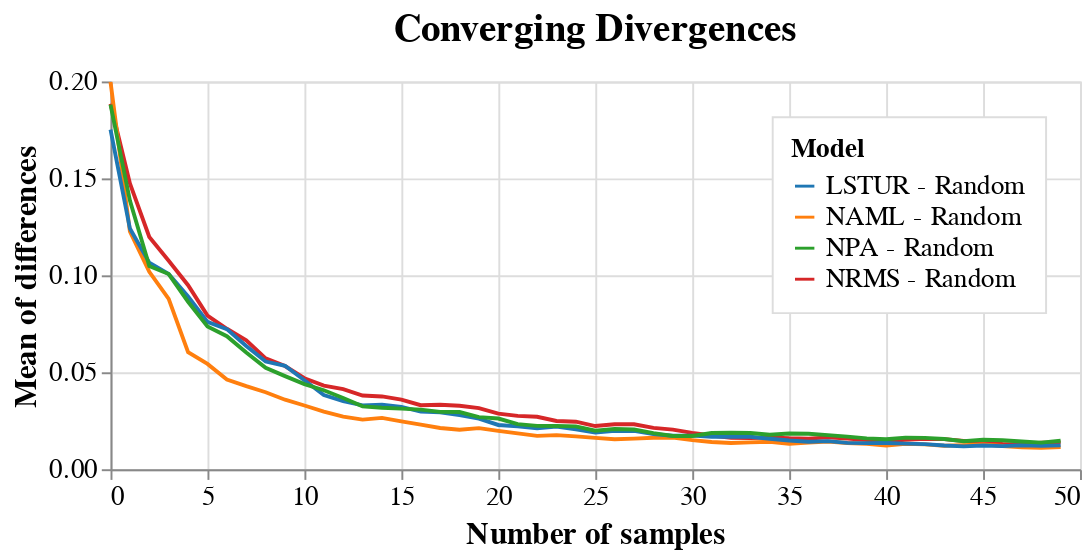

The notebook cell saved with this chart:
### Code cell
# This code plots the difference between the mean of the metric of interest and the mean of the random metric for each method as the number of samples increases.

metric_to_plot = 'alternative_voices'

x = np.arange(1, 51)
y1 = [] 
y2 = []
y3 = []
y4 = []
y_5 = []
for seed in range(100):

    y1_seed = []
    y2_seed = []
    y3_seed = []
    y4_seed = []
    y5_seed = []

    start = np.random.randint(0, 1000)

    for n in x:

        end = start + n
        y1_seed.append(np.mean(results[metric_to_plot]['random'][start:end]))
        y2_seed.append(np.mean(results[metric_to_plot]['nrms'][start:end]))
        y3_seed.append(np.mean(results[metric_to_plot]['naml'][start:end]))
        y4_seed.append(np.mean(results[metric_to_plot]['lstur'][start:end]))
        y5_seed.append(np.mean(results[metric_to_plot]['npa'][start:end]))
        
    y1.append(y1_seed)
    y2.append(y2_seed)
    y3.append(y3_seed)
    y4.append(y4_seed)
    y_5.append(y5_seed)

y1 = np.array(y1)
y2 = np.array(y2)
y3 = np.array(y3)
y4 = np.array(y4)
y5 = np.array(y_5)

y_diff_1 = abs(y2 - y1)
y_diff_2 = abs(y3 - y1)
y_diff_3 = abs(y4 - y1)
y_diff_4 = abs(y5 - y1)

plot_1 = np.mean(y_diff_1, axis=0)
plot_2 = np.mean(y_diff_2, axis=0)
plot_3 = np.mean(y_diff_3, axis=0)
plot_4 = np.mean(y_diff_4, axis=0)

# Assuming plot_1 to plot_4 are numpy arrays of the same length
x_values = np.arange(len(plot_1))

# Create individual DataFrames for each plot
df1 = pd.DataFrame({'x': x_values, 'mean': plot_1, 'metric': 'NRMS - Random'})
df2 = pd.DataFrame({'x': x_values, 'mean': plot_2, 'metric': 'NAML - Random'})
df3 = pd.DataFrame({'x': x_values, 'mean': plot_3, 'metric': 'LSTUR - Random'})
df4 = pd.DataFrame({'x': x_values, 'mean': plot_4, 'metric': 'NPA - Random'})

# Combine all DataFrames into one
df = pd.concat([df1, df2, df3, df4], ignore_index=True)

# Create the plot
base = alt.Chart(df).mark_line().encode(
    x=alt.X('x', title='Number of samples', axis=alt.Axis(labelFontSize=14, titleFontSize=16)),
    y=alt.Y('mean', title='Mean of differences', axis=alt.Axis(labelFontSize=14, titleFontSize=16)),
    color=alt.Color('metric:N', scale=alt.Scale(scheme='category10'), legend=alt.Legend(
            title='Model',
            orient='top-right',
            fillColor='white',
            labelFontSize=14,
            titleFontSize=14,
            strokeColor='light-grey',
            padding=10,
        )),
).properties(
    width=500,
    height=200,
    title=alt.TitleParams(
        text='Converging Divergences',
        fontSize=20,
        fontWeight='bold',
        anchor='middle',
        offset=10
    )
)

# Display the plot
base

### Figure 1 — Vega-Lite specification as saved in the notebook (floating-point values rounded to 4 significant figures; data arrays with more than 128 entries replaced by an {"elided": "..."} marker saying what was removed)
{"config": {"view": {"continuousWidth": 300, "continuousHeight": 300}}, "data": {"name": "data-326b20b3479c0e95dc17e08184ce4604"}, "mark": {"type": "line"}, "encoding": {"color": {"field": "metric", "legend": {"fillColor": "white", "labelFontSize": 14, "orient": "top-right", "padding": 10, "strokeColor": "light-grey", "title": "Model", "titleFontSize": 14}, "scale": {"scheme": "category10"}, "type": "nominal"}, "x": {"axis": {"labelFontSize": 14, "titleFontSize": 16}, "field": "x", "title": "Number of samples", "type": "quantitative"}, "y": {"axis": {"labelFontSize": 14, "titleFontSize": 16}, "field": "mean", "title": "Mean of differences", "type": "quantitative"}}, "height": 200, "title": {"text": "Converging Divergences", "anchor": "middle", "fontSize": 20, "fontWeight": "bold", "offset": 10}, "width": 500, "$schema": "https://vega.github.io/schema/vega-lite/v5.17.0.json", "datasets": {"data-326b20b3479c0e95dc17e08184ce4604": {"elided": "200 records"}}}
